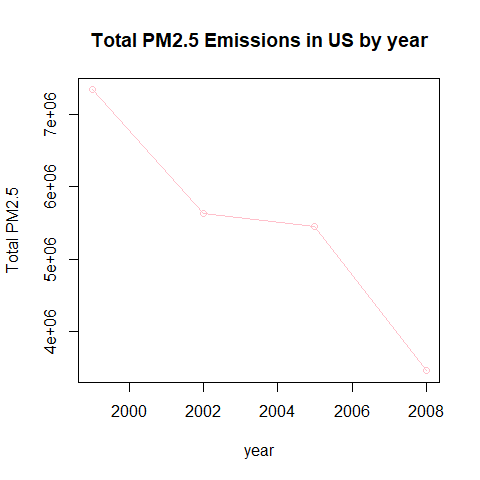

Write the R code that produced this figure.

##Have total emissions from PM2.5 decreased in the United States from 1999 to 2008? Using the base plotting system, make a plot showing the total PM2.5 emission from all sources for each of the years 1999, 2002, 2005, and 2008.

totalemission <- aggregate(Emissions ~ year, SCC_SUMMARY, sum)

##base plotting system
plot(totalemission$year, totalemission$Emissions, type = "o", col = "pink", main = "Total PM2.5 Emissions in US by year", ylab = "Total PM2.5", xlab = "year")
